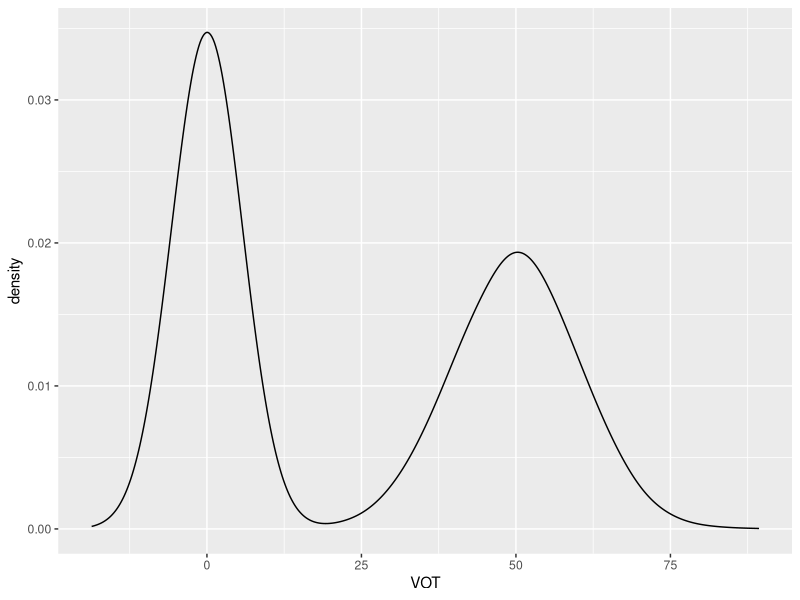
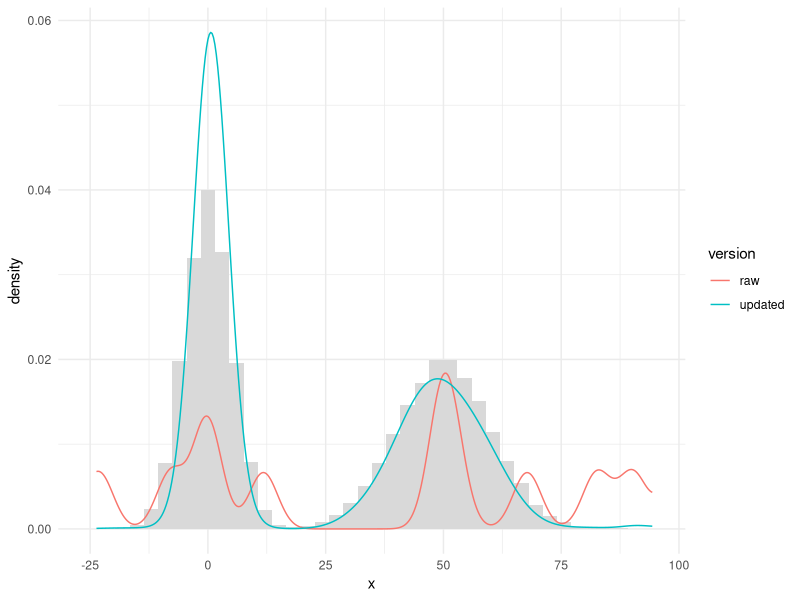

Source code (R) for these figures, in order:
## ---- chunk 1

library(ggplot2)

#synthesize data according to table 1
d.vot.voiced <- rnorm(n = 20000, mean = 0, sd = 5)
d.vl.voiced <- rnorm(n = 20000, mean = 188, sd = 45)
d.third.voiced <- rnorm(n = 20000, mean = 260, sd = 10)

d.vot.voiceless <- rnorm(n = 20000, mean = 50, sd = 10)
d.vl.voiceless <- rnorm(n = 20000, mean = 170, sd = 44)
d.third.voiceless <- rnorm(n = 20000, mean = 300, sd = 10)

d.voiced <- data.frame(category = "voiced",VOT= d.vot.voiced, 
                       VL = d.vl.voiced, Third  = d.third.voiced)

d.voiceless <- data.frame(category = "voiceless", VOT = d.vot.voiceless, 
                          VL = d.vl.voiceless, Third = d.third.voiceless)

d <- rbind(d.voiced, d.voiceless)

# sanity check
ggplot(d, aes(x = VOT)) +
  geom_density()
## ---- chunk 2

mog.object <- function(K = 20, mu.m = 25, mu.sd = 75, sig = 3, seed = 42){
  list(mu = rnorm(K, mu.m, mu.sd),
    sigma = rep(sig, K),
    phi = rep(1 / K, K))
}

# Get G(x) and M(x) according to equation 4 and 5
mog.G <- function(mog.object, x) {
  mog.object$phi * dnorm(x, mean = mog.object$mu, sd = mog.object$sigma)
}
mog.M <- function(mog.object, x) sum(mog.G(mog.object, x))

mog.post <- function(mog.object, x){
  G <- mog.G(mog.object, x)
  M <- mog.M(mog.object, x)
  G/M
}

# learning rule according to A2-A5
# eta is for learning rate
# q.what is the use of sigma.min, sigma.max
mog.update <- function(mog.object, x, eta.mu = 1, eta.sigma = 1, eta.phi = 0.001){
  r <- mog.post(mog.object, x)
  mu.old <- mog.object$mu
  sg.old <- mog.object$sigma

  # A3 
  mog.object$mu <- mu.old + eta.mu * r * (x - mu.old) / sg.old^2
  # A4 
  sig.new <- sg.old + eta.sigma * r * (sg.old^(-3) * (x - mu.old)^2 - sg.old^(-1))
  mog.object$sigma <- sig.new
  # ai suggests an extra sigma.max, sigma.min
  #if (!is.na(sigma.max)) sg.new <- pmin(sg.new, sigma.max)
  #mog.object$sigma <- pmax(sg.new, sigma.min)

  # A2, winner-take-all, so that unnecessary categories don't get updated
  winner <- which.max(r)
  mog.object$phi[winner] <- mog.object$phi[winner] + eta.phi * r[winner]
  mog.object$phi <- pmax(mog.object$phi, 0)
  mog.object$phi <- mog.object$phi / sum(mog.object$phi)
  mog.object
}

# calculate weight, equation 6, using outer product
mog.weight <- function(mog.object){
  diffs <- outer(mog.object$mu, mog.object$mu, function(a, b) (a - b)^2)
  sigs  <- outer(mog.object$sigma, mog.object$sigma, "*")
  phis  <- outer(mog.object$phi, mog.object$phi, "*")
  0.5*sum(phis * diffs / sigs)
}

# sanity check on VOT only updating
mog <- mog.object(K = 20, mu.m = 25, mu.sd = 75, sig = 3)
idx <- sample(nrow(d), 90000, replace = TRUE) # shuffle so voiced/voiceless aren't blocked
for (i in idx) 
  mog <- mog.update(mog, d$VOT[i])

mog.weight(mog)

## ---- chunk 3
vot.mog  <- mog.object(K = 20, mu.m = 25,  mu.sd = 75, sig = 3)
vot.mog.raw  <- mog.object(K = 20, mu.m = 25,  mu.sd = 75, sig = 3)

vl.mog <- mog.object(K = 20, mu.m = 179, mu.sd = 75, sig = 10)
comb.mog <- mog.object(K = 20, mu.m = 0,   mu.sd = 1,  sig = 0.2)

vot.gm <- mean(d$VOT); vot.gs <- sd(d$VOT)
vl.gm  <- mean(d$VL);  vl.gs  <- sd(d$VL)
w.vot <- 0.5
w.vl  <- 0.5

idx <- sample(nrow(d), 5000, replace = TRUE)
for (i in idx) {
  vot.val <- d$VOT[i]
  vl.val  <- d$VL[i]
  # update the two cue MOGs from initial values
  vot.mog <- mog.update(vot.mog, vot.val)
  vl.mog  <- mog.update(vl.mog,  vl.val)
  # normalize the weights so that they sum up to one
  w.vot.raw <- mog.weight(vot.mog)
  w.vl.raw  <- mog.weight(vl.mog)
  tot <- w.vot.raw + w.vl.raw
  w.vot <- w.vot.raw / tot;  w.vl <- w.vl.raw / tot 
  # zscore the cue
  z.vot <- (vot.val - vot.gm) / vot.gs
  z.vl  <- (vl.val  - vl.gm ) / vl.gs
  x.comb <- w.vot * z.vot - w.vl * z.vl
  # update the combined ver as well
  comb.mog <- mog.update(comb.mog, x.comb)
}

## ---- chunk 4

xs <- seq(min(d$VOT) - 5, max(d$VOT) + 5, length.out = 400)

# add a VOT axis
plot.df <- rbind(
  data.frame(x = xs, version = "raw", density = sapply(xs, function(x) mog.M(vot.mog.raw, x))),
  data.frame(x = xs, version = "updated", density = sapply(xs, function(x) mog.M(vot.mog,x))))

ggplot() +
  geom_histogram(data = data.frame(x = d$VOT), aes(x = x, y = after_stat(density)), fill = "grey85",bins = 40,) +
  geom_line(data = plot.df, aes(x = x, y = density, colour = version)) +
  theme_minimal()
